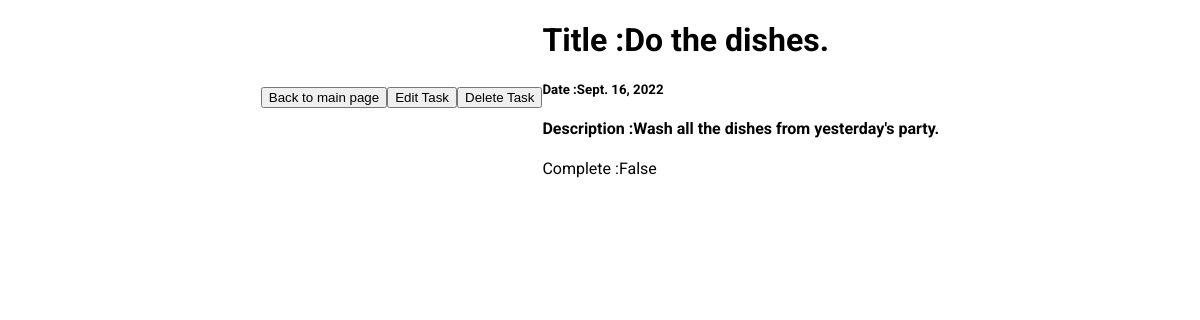
The app's page /3 (signed in), older data.
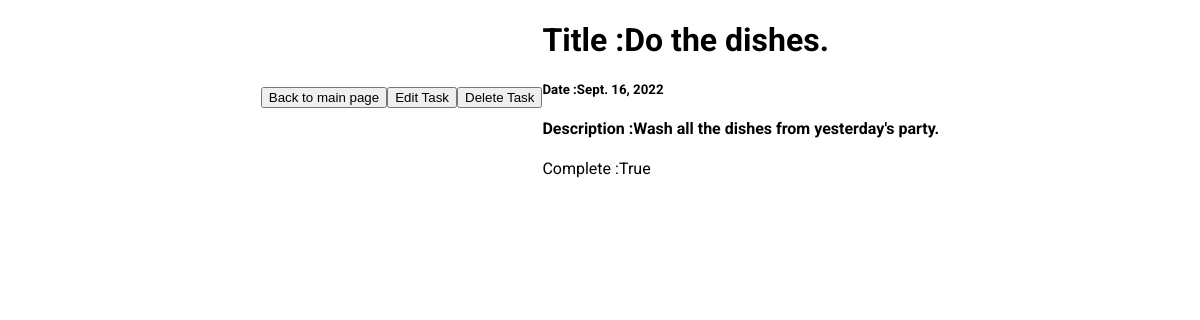
The same page, newer data.
### todo/models.py (models this page shows, shortened)
class Task(models.Model):
    user = models.ForeignKey(User, on_delete= models.CASCADE, db_index=True)
    timestamp = models.DateTimeField(auto_now_add=True)
    title = models.CharField(max_length= 100)
    description = models.TextField(max_length= 250, null= True, blank=True)
    complete = models.BooleanField(default=False)
    class Meta:
        ordering = ["complete"]

### todo/views.py (the view)
# urls.py: path("<int:pk>", views.TaskInDetail.as_view(), name = "taskInDetail"),
class TaskInDetail(LoginRequiredMixin, DetailView):
    template_name = "todo/taskDetail.html"
    model = models.Task

### todo/templates/todo/taskDetail.html (shortened to what this page needs)
{% extends "base.html" %}
{% load static %}
{% block content %}
<a href="{% url 'todoPage' %}"><Button> Back to main page </Button></a>
<a href="{% url 'updateTaskDetails' task.pk %}"><Button> Edit Task </Button></a>
<a href="{% url 'deleteTask' task.pk %}"><Button> Delete Task </Button></a>
<div class="taskDisplay">
   <h1> Title :{{ task.title }}</h1>
   <h5> Date :{{ task.timestamp.date }}</h5>
   <h4> Description :{{ task.description }}</h4>
   <p> Complete :{{ task.complete }}</p>
</div>
{% endblock %}

Row changes from the older to the newer data that the page shows:
changed Task "Do the dishes.": complete "False" → "True"
